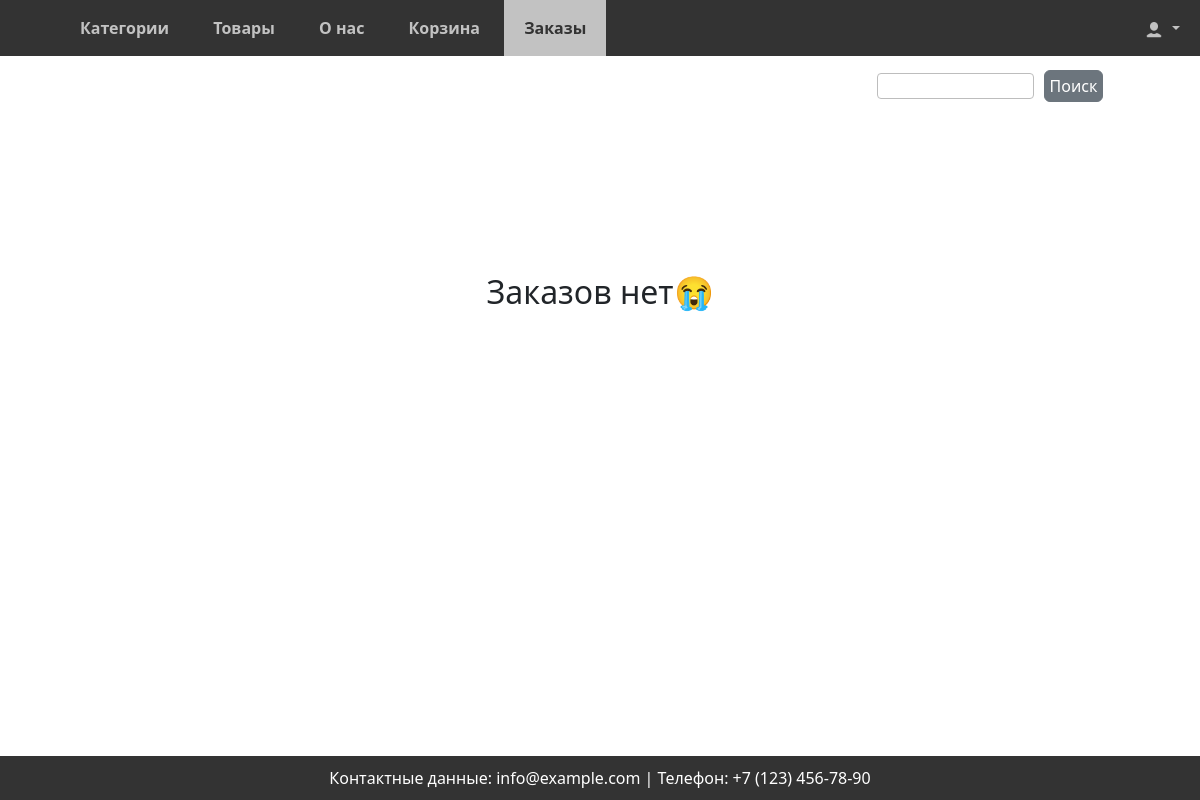
The page /orders/list/ (signed in) on the database as committed earlier.
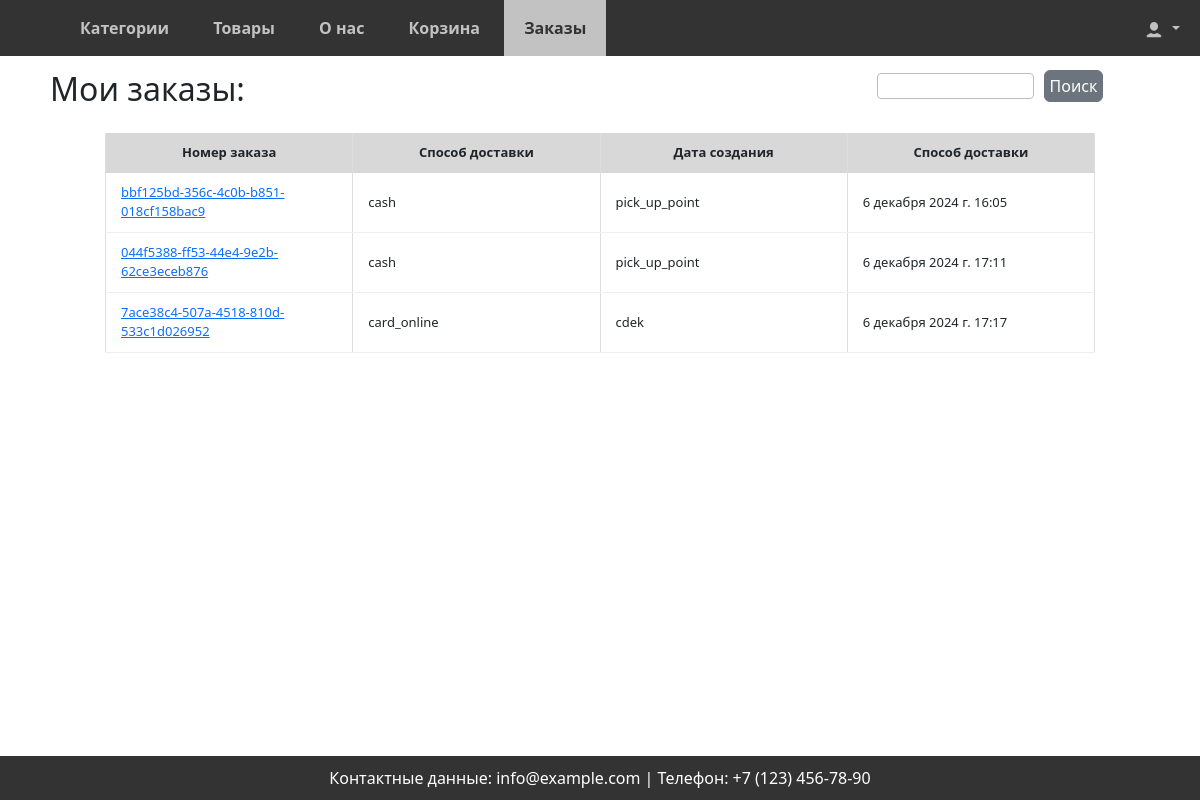
The same page on the database as committed later.
### orders/models.py (models this page shows, shortened)
class Order(models.Model):
    number = models.CharField(primary_key=True, unique=True, max_length=256, editable=False)
    user = models.ForeignKey(User, on_delete=models.CASCADE, editable=False, null=True)
    cart = models.OneToOneField(CartUser, on_delete=models.SET_NULL, editable=False, null=True)
    status = models.CharField(max_length=50, default='в обработке')
    payment = models.CharField(max_length=50, default='картой')
    delivery = models.CharField(max_length=50, default='самовывоз из магазина')
    address = models.TextField(null=True)
    created_at = models.DateTimeField(auto_now_add=True, editable=False)
    name = models.CharField(max_length=50, null=True)
    last_name = models.CharField(max_length=50, null=True)
    email = models.EmailField(null=True)
    phone = models.CharField(max_length=20, null=True)

### orders/views.py (the view)
# urls.py: path('list/', orders_list, name="orders"),
@login_required
def orders_list(request):
    admin = user.objects.get(username='staff')
    if request.user == admin:
        orders = Order.objects.all()
        context = {"orders": orders, "current_page": 'orders',}
        return render(request, template_name='orders/orders.html', context=context)
    orders = Order.objects.filter(user=request.user)
    context = {
        "orders": orders,
    }
    return render(request, template_name='orders/orders.html', context=context)

### orders/forms.py
class QuickOrderForm(forms.Form):
    name = forms.CharField(max_length=50, label="Имя")
    last_name = forms.CharField(max_length=50, label="Фамилия")
    email = forms.EmailField(label="Эл.почта")
    phone = forms.CharField(max_length=50, label="Телефон")
    payment = forms.ChoiceField(choices=PAYMENT_CHOICES, label='Способ оплаты')
    delivery = forms.ChoiceField(choices=DELIVERY_CHOICES, label='Способ Доставки')

### cart/context_processors.py (called while the page is built)
def cart(request):
    if request.user.id:
        return {'cart': ProductCartUser(request)}
    return {'cart': Cart(request)}

### cart/views.py (called while the page is built)
    def __len__(self):
        return sum(item['quantity'] for item in self.cart.values())

### orders/context_processors.py (called while the page is built)
def quick_order_form(request):
    return {'quick_order_form': QuickOrderForm()}

### orders/templates/orders/orders.html
{% extends 'base.html' %}
{% load static %}
{% block content %}
{% if orders|length != 0%}
<h2 class="order-h2">Мои заказы:</h2>
<div class="cart-detail">
<table>
    <thead>
    <tr>
        <th class="order-header">Номер заказа</th>
        <th class="order-header">Способ доставки</th>
        <th class="order-header">Дата создания</th>
        <th class="order-header">Способ доставки</th>
    </tr>
    </thead>
    <tbody>
    {% for order in orders %}
    <tr>
        <td class="order-number">
            <a href="{% url 'order_detail' order.number %}">{{ order.number }}</a>
        </td>
        <td class="order-payment">
            {{ order.payment }}
        </td>
        <td class="order-delivery">
            {{ order.delivery }}
        </td>
        <td class="order-date">
            {{ order.created_at }}
        </td>
    </tr>
    {% endfor %}
    </tbody>
</table>
</div>
{% else %}
<p class="cart-empty">
    Заказов нет😭
</p>
{% endif %}
{% endblock content %}

Rows that differ between the two databases and show on the page:
added Order: number "bbf125bd-356c-4c0b-b851-018cf158bac9", payment "cash", delivery "pick_up_point", created_at "6 декабря 2024 г. 16:05"
added Order: number "044f5388-ff53-44e4-9e2b-62ce3eceb876", payment "cash", delivery "pick_up_point", created_at "6 декабря 2024 г. 17:11"
added Order: number "7ace38c4-507a-4518-810d-533c1d026952", payment "card_online", delivery "cdek", created_at "6 декабря 2024 г. 17:17"
Other text that changed with them:
text no longer shown: "Заказов нет😭"
text now shown: "Мои заказы: Номер заказа Способ доставки Дата создания Способ доставки"
